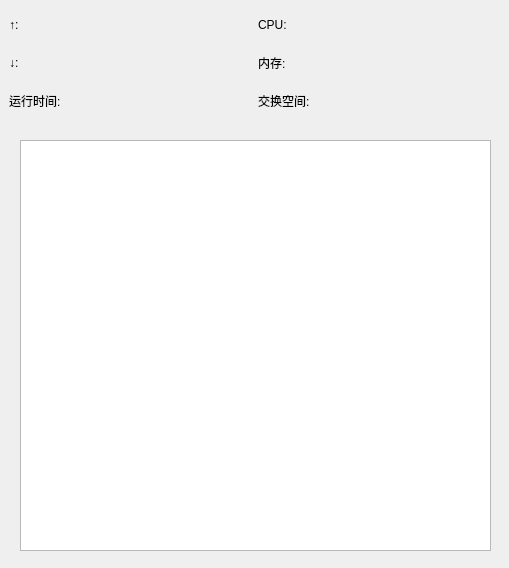
<?xml version="1.0" encoding="UTF-8"?>
<ui version="4.0">
 <class>WinDockNet</class>
 <widget class="QWidget" name="WinDockNet">
  <property name="geometry">
   <rect>
    <x>0</x>
    <y>0</y>
    <width>509</width>
    <height>568</height>
   </rect>
  </property>
  <property name="windowTitle">
   <string>Form</string>
  </property>
  <widget class="QTextEdit" name="textEdit">
   <property name="geometry">
    <rect>
     <x>20</x>
     <y>140</y>
     <width>471</width>
     <height>411</height>
    </rect>
   </property>
  </widget>
  <widget class="QWidget" name="layoutWidget">
   <property name="geometry">
    <rect>
     <x>9</x>
     <y>9</y>
     <width>491</width>
     <height>108</height>
    </rect>
   </property>
   <layout class="QGridLayout" name="gridLayout">
    <item row="1" column="0">
     <widget class="QLabel" name="lab_21">
      <property name="text">
       <string>↓:</string>
      </property>
     </widget>
    </item>
    <item row="0" column="2">
     <widget class="QLabel" name="lab_13">
      <property name="text">
       <string>CPU:</string>
      </property>
     </widget>
    </item>
    <item row="1" column="3">
     <widget class="QLabel" name="lab_24">
      <property name="text">
       <string/>
      </property>
     </widget>
    </item>
    <item row="0" column="1">
     <widget class="QLabel" name="lab_12">
      <property name="text">
       <string/>
      </property>
     </widget>
    </item>
    <item row="1" column="1">
     <widget class="QLabel" name="lab_22">
      <property name="text">
       <string/>
      </property>
     </widget>
    </item>
    <item row="0" column="0">
     <widget class="QLabel" name="lab_11">
      <property name="text">
       <string>↑:</string>
      </property>
     </widget>
    </item>
    <item row="0" column="3">
     <widget class="QLabel" name="lab_14">
      <property name="text">
       <string/>
      </property>
     </widget>
    </item>
    <item row="1" column="2">
     <widget class="QLabel" name="lab_23">
      <property name="text">
       <string>内存:</string>
      </property>
     </widget>
    </item>
    <item row="2" column="2">
     <widget class="QLabel" name="lab_33">
      <property name="text">
       <string>交换空间:</string>
      </property>
     </widget>
    </item>
    <item row="2" column="3">
     <widget class="QLabel" name="lab_34">
      <property name="text">
       <string/>
      </property>
     </widget>
    </item>
    <item row="2" column="0">
     <widget class="QLabel" name="lab_31">
      <property name="text">
       <string>运行时间:</string>
      </property>
     </widget>
    </item>
    <item row="2" column="1">
     <widget class="QLabel" name="lab_32">
      <property name="text">
       <string/>
      </property>
     </widget>
    </item>
   </layout>
  </widget>
 </widget>
 <resources/>
 <connections/>
</ui>
